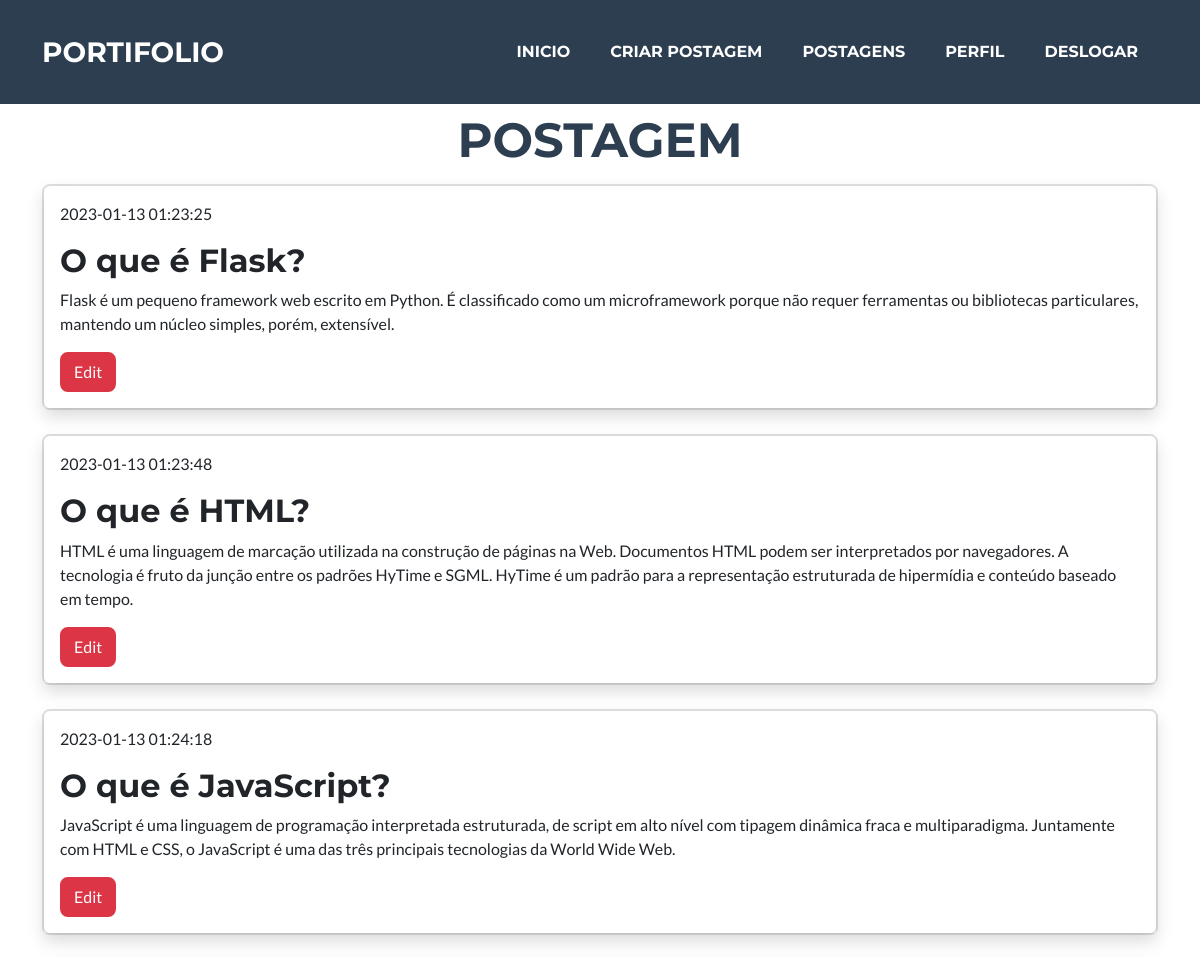
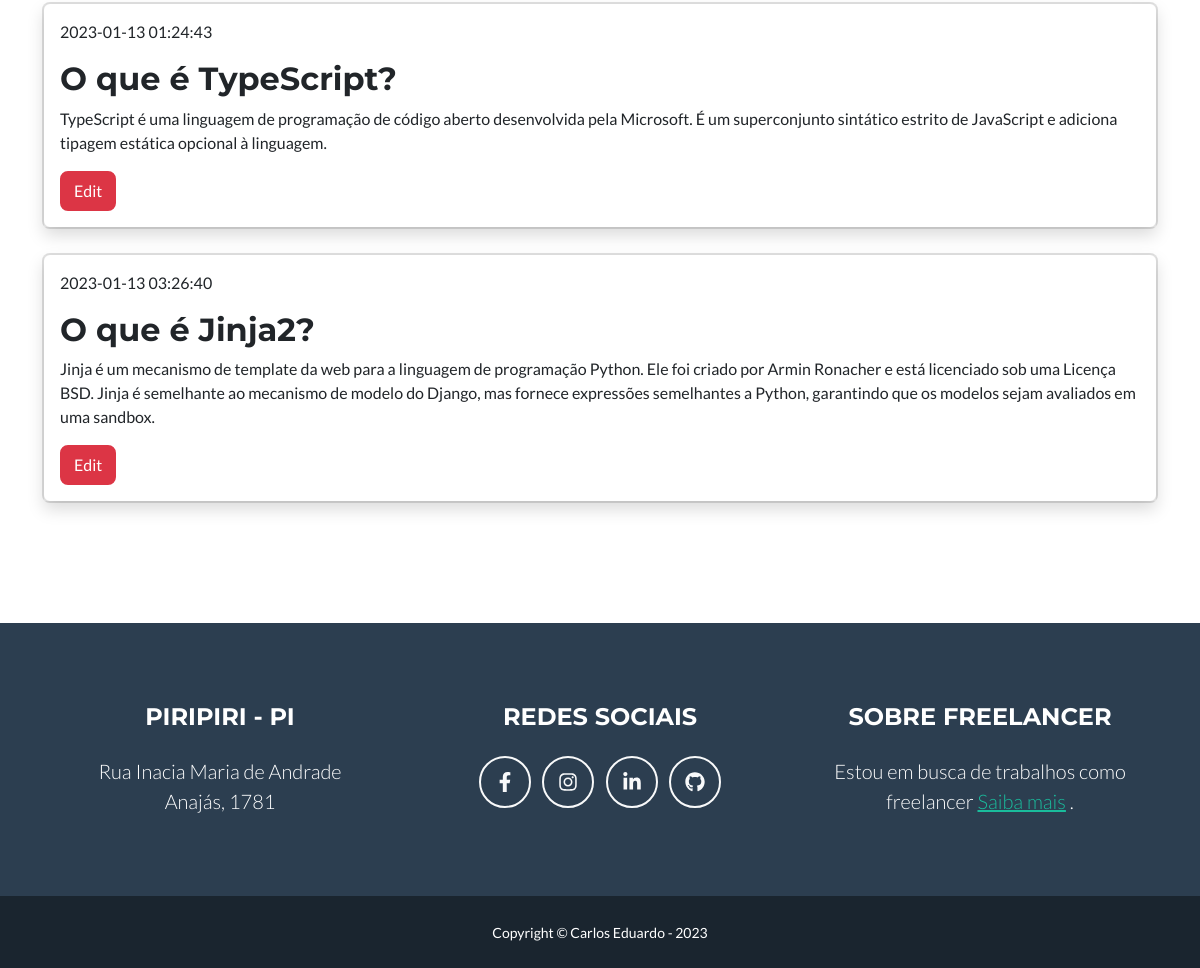
The page /postagens (signed in) on the database its author committed (2 pictures, top to bottom).
### tables this page shows
CREATE TABLE posts (
    id INTEGER PRIMARY KEY AUTOINCREMENT,
    created TIMESTAMP NOT NULL DEFAULT CURRENT_TIMESTAMP,
    title TEXT NOT NULL,
    content TEXT NOT NULL
);

### main.py (the view)
@app.route('/postagens')
def postagens():
    conn = get_db_connection()
    posts = conn.execute('SELECT * FROM posts').fetchall()
    conn.close()
    if session:
        users = get_users(session['email'])
        return render_template('postagens.html', posts=posts, users=users)
    else:
        return render_template('postagens.html', posts=posts)

### main.py (called while the page is built)
def get_db_connection():
    conn = sqlite3.connect('database.db')
    conn.row_factory = sqlite3.Row
    return conn

def get_users(email):
    conn = get_db_connection()
    users = conn.execute('SELECT * FROM users WHERE email = ?',
    (email,)).fetchone()
    conn.close()
    if users is None:
        abort(404)
    return users

### templates/postagens.html
{% extends 'base.html' %} {% block content %}
<section class="page-section portfolio" id="portfolio">
    {% if posts != [] %}
    <h1 class="page-section-heading text-center text-uppercase text-secondary mb-2 mt-4">{% block title %} Postagem {% endblock %}</h1>
    {% else %}
    <h1 class="page-section-heading text-center text-uppercase text-secondary mb-2 mt-4"> Sem postagem no momento </h1>
    {% endif %}
    {% for post in posts %}
    <div class='container'>
        <div class="card mt-4 mb-4">
            <div class="card-body shadow">
                    <p>{{ post['created'] }}</p>
                    <h2>{{ post['title'] }}</h2>
                    <p>{{ post['content'] }}</p>
                    {% if session['email'] %}
                    <a class="btn btn-danger" href="{{ url_for('edit', id=post['id']) }}">Edit</a>
                    {% endif %}
                </div>
            </div>
        </div>
        {% endfor %}
</section>
{% endblock %}

### rows shown on the page
posts: created "2023-01-13 01:23:25", title "O que é Flask?", content "Flask é um pequeno framework web escrito em Python. É classificado como um microframework porque não requer ferramentas ou bibliotecas particulares, mantendo um núcleo simples, porém, extensível."
posts: created "2023-01-13 01:23:48", title "O que é HTML?", content "HTML é uma linguagem de marcação utilizada na construção de páginas na Web. Documentos HTML podem ser interpretados por navegadores. A tecnologia é fruto da junção entre os padrões HyTime e SGML. HyTime é um padrão para a representação estruturada de hipermídia e conteúdo baseado em tempo."
posts: created "2023-01-13 01:24:18", title "O que é JavaScript?", content "JavaScript é uma linguagem de programação interpretada estruturada, de script em alto nível com tipagem dinâmica fraca e multiparadigma. Juntamente com HTML e CSS, o JavaScript é uma das três principais tecnologias da World Wide Web."
posts: created "2023-01-13 01:24:43", title "O que é TypeScript?", content "TypeScript é uma linguagem de programação de código aberto desenvolvida pela Microsoft. É um superconjunto sintático estrito de JavaScript e adiciona tipagem estática opcional à linguagem."
posts: created "2023-01-13 03:26:40", title "O que é Jinja2?", content "Jinja é um mecanismo de template da web para a linguagem de programação Python. Ele foi criado por Armin Ronacher e está licenciado sob uma Licença BSD. Jinja é semelhante ao mecanismo de modelo do Django, mas fornece expressões semelhantes a Python, garantindo que os modelos sejam avaliados em uma sandbox."
